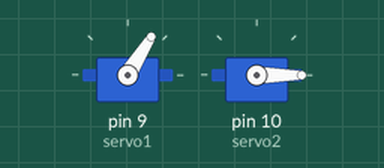
This sketch was run on a simulated Arduino Uno, built with avr-gcc and run on an emulated ATmega328P. Shown: 2 × servo. What the sketch prints to the serial monitor is not drawn.

Above: at 4.2 s.
Timing chart, 0 to 5.7 s (numbered marks = the images above):
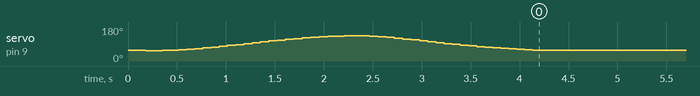

The sketch:

Hexapod2DOFTest.ino
```cpp
#include <Servo.h>

class Robot2DOF {
  private:
    float x, y, l1, l2;
    Servo servo1;
    Servo servo2;

    float toRadians(float degrees) {
      return degrees * PI / 180.0;
    }

    float toDegrees(float radians) {
      return radians * 180.0 / PI;
    }

    void inverseKinematics(float x, float y, float &theta1, float &theta2, float &x1, float &y1) {
      float l3 = sqrt(sq(x) + sq(y));
      float a1 = atan2(y, x);
      float a2 = acos((sq(l1) + sq(l3) - sq(l2)) / (2 * l1 * l3));
      float a3 = acos((sq(l1) + sq(l2) - sq(l3)) / (2 * l1 * l2));
      float alpha1 = toDegrees(a1);
      float alpha2 = toDegrees(a2);
      float alpha3 = toDegrees(a3);

      theta1 = alpha1 + alpha2;
      theta2 = alpha3 - 180;

      x1 = l1 * cos(toRadians(theta1));
      y1 = l1 * sin(toRadians(theta1));
    }

  public:
    Robot2DOF(float _x, float _y, float _l1, float _l2) {
      x = _x;
      y = _y;
      l1 = _l1;
      l2 = _l2;
      servo1.attach(9); // Attach servo 1 to pin 9
      servo2.attach(10); // Attach servo 2 to pin 10
    }

    void simulate() {
      float theta1, theta2, x1, y1;
      float center_x = 15;
      float center_y = 10;
      float radius = 5;
      int num_points = 50;
      float angle_step = 360.0 / num_points;

      for (int i = 0; i < num_points; i++) {
        float angle_degrees = i * angle_step;
        float angle_radians = toRadians(angle_degrees);
        float target_x = center_x + radius * cos(angle_radians);
        float target_y = center_y + radius * sin(angle_radians);

        inverseKinematics(target_x, target_y, theta1, theta2, x1, y1);
        Serial.print("Theta1: ");
        Serial.print(theta1);
        Serial.print(" degrees, Theta2: ");
        Serial.println(theta2);

        Serial.print("x1: ");
        Serial.print(x1);
        Serial.print(", y1: ");
        Serial.println(y1);

        Serial.print("x2: ");
        Serial.print(target_x);
        Serial.print(" y2: ");
        Serial.println(target_y);

        // Move servo motors based on calculated angles
        servo1.write(theta1);
        servo2.write(theta2);

        delay(10); // Delay between each step
      }
    }
};

void setup() {
  Serial.begin(9600); // Initialize serial communication
}

void loop() {
  Robot2DOF robot(20, 0, 8, 16); // Create robot instance
  robot.simulate(); // Run simulation
  delay(100000); // Delay before running simulation again
}
```

calibrateServoValues.ino
```cpp
// used to convert the theta1 and theta2 to desired servo angle
```
